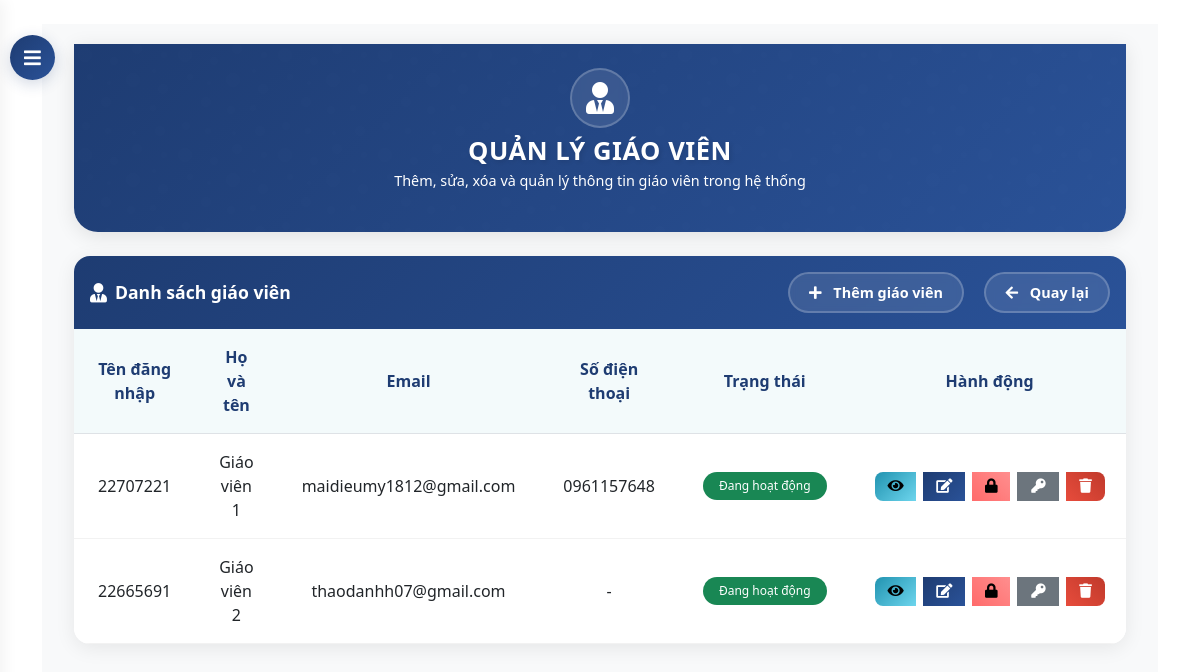
Screenshot of /dashboard/teachers/ (signed in) with the database file from the repository.
### core/models.py (models this page shows, shortened)
class Teacher(models.Model):
    user = models.OneToOneField(User, on_delete=models.CASCADE)
    phone = models.CharField(max_length=15, blank=True, null=True)
    date_of_birth = models.DateField(blank=True, null=True)
    address = models.TextField(blank=True, null=True)
    is_active = models.BooleanField(default=True)
    fcm_token = models.TextField(blank=True, null=True)

### core/views.py (the view)
# urls.py: path('dashboard/teachers/', views.teacher_list, name='teacher_list'),
@login_required
@user_passes_test(is_admin)
def teacher_list(request):
    teachers = Teacher.objects.all()
    return render(request, 'core/admin/teacher_list.html', {'teachers': teachers})

### core/views.py (called while the page is built)
def is_admin(user):
    return user.is_superuser

### templates/core/admin/teacher_list.html (shortened to what this page needs)
{% extends 'base.html' %}
{% block content %}
<button id="sidebarCollapse">
    <i class="fas fa-bars"></i>
</button>
<div id="content">
    <div class="container-fluid">
        <div class="hero-section">
            <div class="container">
                <div class="row justify-content-center text-center">
                    <div class="col-md-8">
                        <div class="hero-icon">
                            <i class="fas fa-user-tie"></i>
                        </div>
                        <h1 class="hero-title">QUẢN LÝ GIÁO VIÊN</h1>
                        <p class="hero-subtitle">Thêm, sửa, xóa và quản lý thông tin giáo viên trong hệ thống</p>
                    </div>
                </div>
            </div>
        </div>
        <div class="teacher-card">
            <div class="card-header d-flex justify-content-between align-items-center">
                <h4 class="mb-0">
                    <i class="fas fa-user-tie"></i>
                    Danh sách giáo viên
                </h4>
                <div>
                    <a href="{% url 'teacher_create' %}" class="btn btn-add">
                        <i class="fas fa-plus"></i>
                        Thêm giáo viên
                    </a>
                    <a href="{% url 'admin_dashboard' %}" class="btn btn-back">
                        <i class="fas fa-arrow-left"></i>
                        Quay lại
                    </a>
                </div>
            </div>
            <div class="card-body">
                {% if teachers %}
                <div class="table-responsive">
                    <table class="table">
                        <thead>
                            <tr>
                                <th>Tên đăng nhập</th>
                                <th>Họ và tên</th>
                                <th>Email</th>
                                <th>Số điện thoại</th>
                                <th>Trạng thái</th>
                                <th>Hành động</th>
                            </tr>
                        </thead>
                        <tbody>
                            {% for teacher in teachers %}
                            <tr>
                                <td>{{ teacher.user.username }}</td>
                                <td>{{ teacher.user.get_full_name }}</td>
                                <td>{{ teacher.user.email }}</td>
                                <td>{{ teacher.phone|default:"-" }}</td>
                                <td>
                                    {% if teacher.is_active %}
                                    <span class="badge bg-success">Đang hoạt động</span>
                                    {% else %}
                                    <span class="badge bg-danger">Bị khóa</span>
                                    {% endif %}
                                </td>
                                <td>
                                    <div class="btn-group">
                                        <a href="{% url 'teacher_detail' teacher.id %}" class="btn btn-info btn-sm" title="Xem chi tiết">
                                            <i class="fas fa-eye"></i>
                                        </a>
                                        <a href="{% url 'update_teacher' teacher.id %}" class="btn btn-primary btn-sm" title="Chỉnh sửa">
                                            <i class="fas fa-edit"></i>
                                        </a>
                                        <a href="{% url 'teacher_toggle_status' teacher.id %}" class="btn btn-warning btn-sm" title="{% if teacher.is_active %}Khóa tài khoản{% else %}Mở khóa tài khoản{% endif %}">
                                            {% if teacher.is_active %}
                                            <i class="fas fa-lock"></i>
                                            {% else %}
                                            <i class="fas fa-lock-open"></i>
                                            {% endif %}
                                        </a>
                                        <a href="{% url 'teacher_reset_password' teacher.id %}" class="btn btn-secondary btn-sm" title="Đặt lại mật khẩu">
                                            <i class="fas fa-key"></i>
                                        </a>
                                        <a href="{% url 'teacher_delete' teacher.id %}" class="btn btn-danger btn-sm" title="Xóa" onclick="return confirm('Bạn có chắc chắn muốn xóa giáo viên này không?');">
                                            <i class="fas fa-trash"></i>
                                        </a>
                                    </div>
                                </td>
                            </tr>
                            {% endfor %}
                        </tbody>
                    </table>
                </div>
                {% else %}
                <div class="alert alert-info text-center">
                    <i class="fas fa-info-circle me-2"></i> Chưa có giáo viên nào trong hệ thống.
                </div>
                {% endif %}
            </div>
        </div>
    </div>
</div>
{% endblock %}

### templates/base.html (style rules this page uses)
:root { --navbar-bg: #0d47a1; --navbar-hover: rgba(255, 255, 255, 0.1); }

### templates/core/admin/teacher_list.html (style rules this page uses)
:root { --primary-gradient: linear-gradient(135deg, #1e3c72 0%, #2a5298 100%); --secondary-gradient: linear-gradient(135deg, #2193b0 0%, #6dd5ed 100%); --accent-gradient: linear-gradient(45deg, #ff6b6b, #ff8e8e); --success-gradient: linear-gradient(45deg, #2ecc71, #27ae60); --primary-color: #1e3c72; --text-light: rgba(255, 255, 255, 0.8); }
#sidebarCollapse { position: fixed; top: 35px; left: 10px; z-index: 999; border: none; background: var(--primary-gradient); color: white; padding: 12px 15px; border-radius: 50%; cursor: pointer; transition: all 0.3s; box-shadow: 0 4px 15px rgba(30, 60, 114, 0.2); width: 45px; height: 45px; display: flex; align-items: center; justify-content: center; }
#sidebarCollapse i { font-size: 1.2rem; transition: transform 0.3s ease; }
#content { transition: all 0.3s cubic-bezier(0.4, 0, 0.2, 1); margin-left: 0; padding: 20px; background: #f8f9fa; min-height: 100vh; }
.hero-section { background: var(--primary-gradient); color: white; padding: 1.5rem 0; margin-bottom: 1.5rem; border-radius: 0 0 1.5rem 1.5rem; box-shadow: 0 4px 20px rgba(0,0,0,0.1); position: relative; overflow: hidden; }
.hero-section::before { content: ''; position: absolute; top: 0; left: 0; right: 0; bottom: 0; opacity: 0.1; animation: slide 20s linear infinite; }
.hero-icon { font-size: 2rem; margin-bottom: 0.5rem; animation: float 3s ease-in-out infinite; background: rgba(255, 255, 255, 0.1); width: 60px; height: 60px; display: flex; align-items: center; justify-content: center; border-radius: 50%; margin: 0 auto 0.5rem; backdrop-filter: blur(5px); border: 2px solid rgba(255, 255, 255, 0.2); }
.hero-title { font-size: 1.6rem; font-weight: 700; margin-bottom: 0.2rem; text-shadow: 2px 2px 4px rgba(0,0,0,0.1); animation: fadeInUp 1s ease-out; letter-spacing: 0.5px; }
.hero-subtitle { font-size: 0.9rem; opacity: 0; animation: fadeInUp 1s ease-out forwards; animation-delay: 0.3s; font-weight: 300; }
.teacher-card { background: white; border-radius: 1rem; box-shadow: 0 4px 20px rgba(0,0,0,0.08); overflow: hidden; transition: all 0.4s cubic-bezier(0.4, 0, 0.2, 1); animation: fadeInUp 1s ease-out forwards; }
.card-header { background: var(--primary-gradient) !important; border: none; padding: 1rem; }
.card-header h4 { color: white; font-weight: 600; display: flex; align-items: center; font-size: 1.1rem; margin: 0; }
.card-header h4 i { margin-right: 0.5rem; font-size: 1.1em; }
.btn-add { background: rgba(255, 255, 255, 0.1); border: 2px solid rgba(255, 255, 255, 0.2); color: white; border-radius: 2rem; padding: 0.5rem 1.2rem; font-weight: 600; transition: all 0.4s ease; backdrop-filter: blur(5px); font-size: 0.9rem; }
.btn-add i { margin-right: 0.5rem; }
.btn-back { background: rgba(255, 255, 255, 0.1); border: 2px solid rgba(255, 255, 255, 0.2); color: white; border-radius: 2rem; padding: 0.5rem 1.2rem; font-weight: 600; transition: all 0.4s ease; backdrop-filter: blur(5px); font-size: 0.9rem; margin-left: 1rem; }
.btn-back i { margin-right: 0.5rem; }
.table { margin: 0; }
.table th { border-top: none; color: #1e3c72; font-weight: 600; padding: 1rem 1.5rem; background: rgba(33, 147, 176, 0.05); text-align: center; vertical-align: middle; }
.table td { padding: 1rem 1.5rem; vertical-align: middle; border-color: rgba(0,0,0,0.05); text-align: center; }
.btn-group { display: flex; justify-content: center; gap: 0.5rem; }
.btn-group .btn { padding: 0.4rem 0.8rem; border-radius: 0.5rem; transition: all 0.3s ease; display: inline-flex; align-items: center; justify-content: center; }
.btn-group .btn i { font-size: 0.9rem; }
.btn-info { background: var(--secondary-gradient); border: none; }
.btn-primary { background: var(--primary-gradient); border: none; }
.btn-warning { background: var(--accent-gradient); border: none; }
.btn-danger { background: linear-gradient(45deg, #e74c3c, #c0392b); border: none; }
.badge { padding: 0.5rem 1rem; border-radius: 2rem; font-weight: 500; display: inline-block; }

### rows the page displays
Teacher: user.username "22707221", user.get_full_name "Giáo viên 1", user.email "maidieumy1812@gmail.com", phone "0961157648", is_active "Đang hoạt động"
Teacher: user.username "22665691", user.get_full_name "Giáo viên 2", user.email "thaodanhh07@gmail.com", phone "-", is_active "Đang hoạt động"
